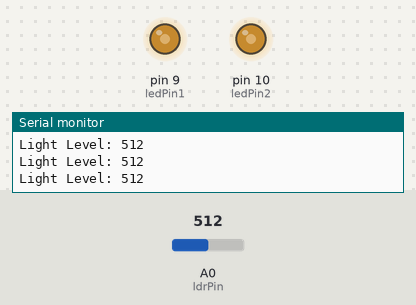
Bench run of a sketch on a simulated Arduino Uno, built with avr-gcc and run on an emulated ATmega328P. Parts: output pins drawn as LEDs (lit = HIGH), the last lines printed to the serial monitor. The test bench sets the inputs (shaded band); at power-on: A0 (ldrPin) = 512.

Above: at 1.2 s.
1.3 s: A0 (ldrPin) set to 716
At 2.5 s:
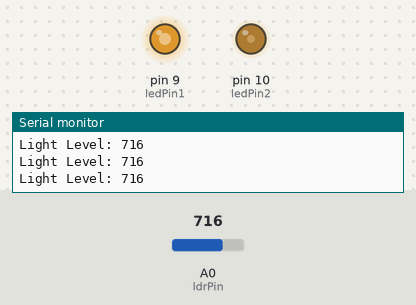
2.8 s: A0 (ldrPin) set to 900
At 4.0 s:
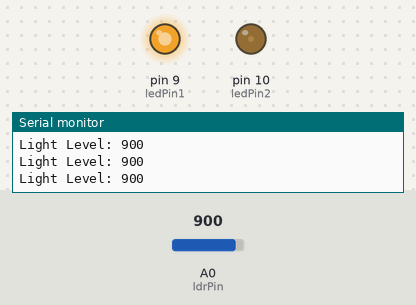
4.3 s: A0 (ldrPin) set to 1023
At 5.4 s:
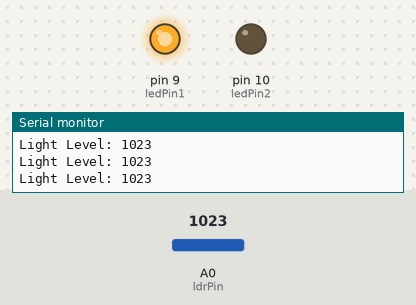
5.8 s: A0 (ldrPin) set to 306
At 6.8 s:
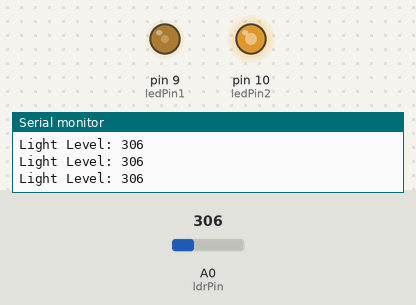
7.3 s: A0 (ldrPin) set to 122
At 8.2 s:
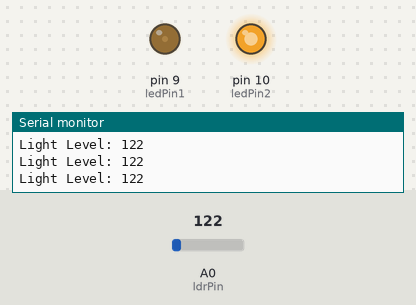
8.8 s: A0 (ldrPin) set to 511
At 9.6 s:
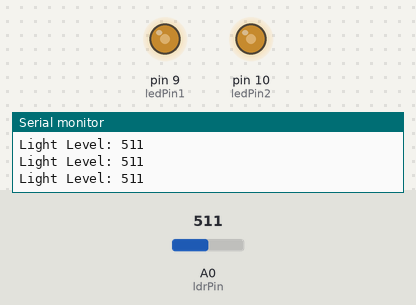
Timing chart, 0 to 11.3 s (numbered marks = the images above; inputs shaded):
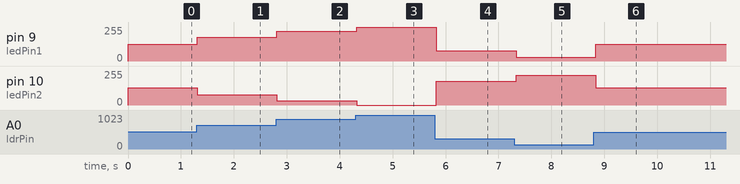

Measured:
- after the input at 1.3 s, pin 9 (ledPin1): 127/255 → 178/255 at once; pin 10 (ledPin2): 128/255 → 77/255 at once
- after the input at 2.8 s, pin 9 (ledPin1): 178/255 → 224/255 at once; pin 10 (ledPin2): 77/255 → 31/255 at once
- after the input at 4.3 s, pin 9 (ledPin1): 224/255 → 255/255 at once; pin 10 (ledPin2): 31/255 → 0/255 at once
- after the input at 5.8 s, pin 9 (ledPin1): 255/255 → 76/255 at once; pin 10 (ledPin2): 0/255 → 179/255 at once
- after the input at 7.3 s, pin 9 (ledPin1): 76/255 → 30/255 at once; pin 10 (ledPin2): 179/255 → 225/255 at once
- after the input at 8.8 s, pin 9 (ledPin1): 30/255 → 127/255 at once; pin 10 (ledPin2): 225/255 → 128/255 at once

The sketch:

EX3.ino
```cpp
int ldrPin = A0; // LDR sensor connected to A0 pin
int ledPin1 = 9; // LED 1 connected to pin 9
int ledPin2 = 10; // LED 2 connected to pin 10
void setup() {
  Serial.begin(9600); // initialize Serial Monitor
  pinMode(ledPin1, OUTPUT); // set LED 1 pin as output
  pinMode(ledPin2, OUTPUT); // set LED 2 pin as output
}
void loop() {
  int ldrValue = analogRead(ldrPin); // read LDR value
  int brightness1 = map(ldrValue, 0, 1023, 0, 255); // convert to brightness level for LED 1
  int brightness2 = 255 - brightness1; // calculate brightness level for LED 2
  analogWrite(ledPin1, brightness1); // set brightness for LED 1
  analogWrite(ledPin2, brightness2); // set brightness for LED 2
  Serial.print("Light Level: ");
  Serial.println(ldrValue);
  delay(100); // wait for 100ms before taking another reading
}
```
